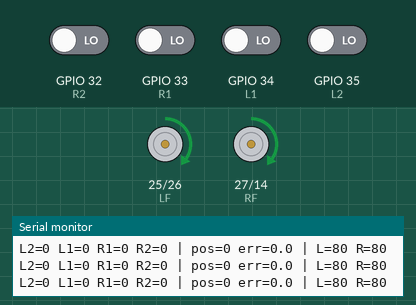
Simulated run of this sketch. Board: ESP32. Parts: motor-driver pin pairs drawn as motors (green arrow = first pin HIGH = forward, orange = second pin HIGH = backward, longer = more drive), the last lines printed to the serial monitor. The inputs (shaded band) are chosen by the test bench; at power-on: GPIO 32 (R2), GPIO 33 (R1), GPIO 34 (L1), GPIO 35 (L2) LOW.

Above: at 1.2 s.
1.3 s: GPIO 32 (R2) driven HIGH
At 2.3 s:
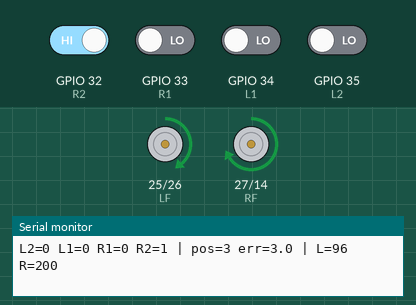
2.8 s: GPIO 34 (L1) driven HIGH
At 3.1 s:
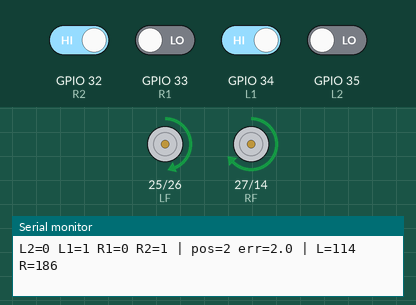
4.3 s: GPIO 35 (L2) driven HIGH
At 5.5 s:
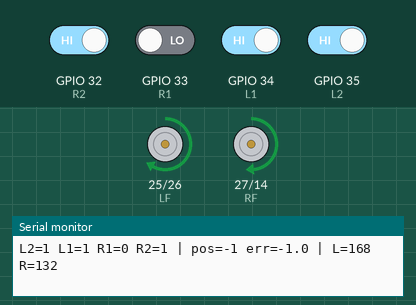
5.8 s: GPIO 32 (R2) driven LOW
At 6.8 s:
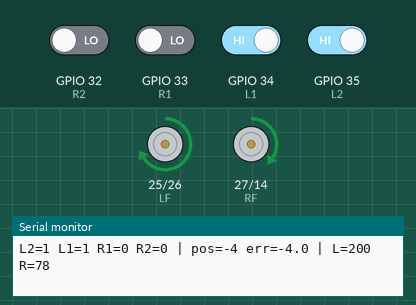
7.3 s: GPIO 33 (R1) driven HIGH
At 8.0 s:
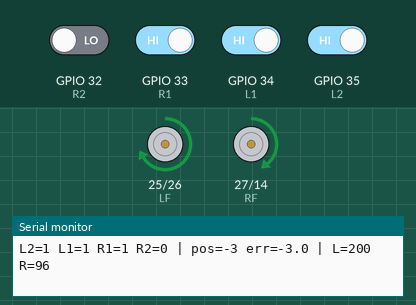
8.8 s: GPIO 34 (L1) driven LOW
At 10.0 s:
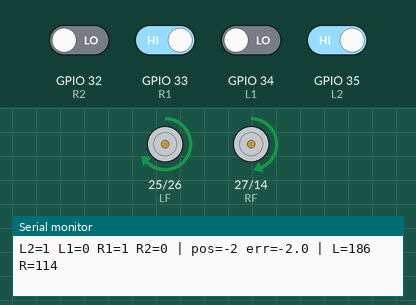
Timing chart, 0 to 11.3 s (numbered marks = the images above; inputs shaded):
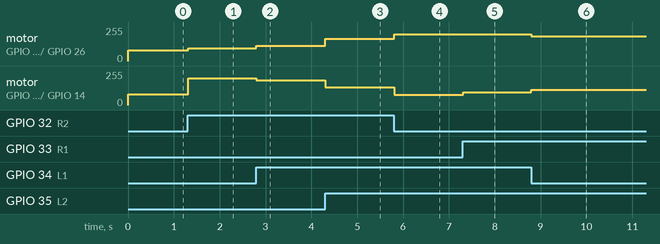

The sketch:

Step-2_follow_line.ino
```cpp
// ===== STEP-2: Center-4 line following (digital sensors) =====
// Motors (two pins per motor: forward/back)
const int LF = 25, LB = 26, RF = 27, RB = 14;

// Sensors (we'll use only center-4 for now)
const int L2 = 35, L1 = 34, R1 = 33, R2 = 32;

// ---- Tuning ----
int   baseSpeed   = 150;     // 0..255
int   maxSpeed    = 200;     // 0..255
float Kp          = 180.0;   // proportional gain
bool  ACTIVE_LOW  = false;    // true if sensor reads 0 on black line

// ---- Helpers ----
inline int clamp255(int v){ return v < 0 ? 0 : (v > 255 ? 255 : v); }

void drive(int leftPWM, int rightPWM) {
  leftPWM  = clamp255(leftPWM);
  rightPWM = clamp255(rightPWM);

  // Left side
  analogWrite(LF, leftPWM);
  analogWrite(LB, 0);

  // Right side
  analogWrite(RF, rightPWM);
  analogWrite(RB, 0);
}

void stopMotors() {
  analogWrite(LF, 0); analogWrite(LB, 0);
  analogWrite(RF, 0); analogWrite(RB, 0);
}

void setup() {
  Serial.begin(115200);

  // Motors
  pinMode(LF, OUTPUT); pinMode(LB, OUTPUT);
  pinMode(RF, OUTPUT); pinMode(RB, OUTPUT);

  // Sensors (digital read)
  pinMode(L2, INPUT); pinMode(L1, INPUT);
  pinMode(R1, INPUT); pinMode(R2, INPUT);

  stopMotors();
  Serial.println("STEP-2: Center-4 line follower ready.");
}

void loop() {
  // Read sensors (normalize so '1' means "on line/active")
  int sL2raw = digitalRead(L2);
  int sL1raw = digitalRead(L1);
  int sR1raw = digitalRead(R1);
  int sR2raw = digitalRead(R2);

  int l2 = ACTIVE_LOW ? !sL2raw : sL2raw;
  int l1 = ACTIVE_LOW ? !sL1raw : sL1raw;
  int r1 = ACTIVE_LOW ? !sR1raw : sR1raw;
  int r2 = ACTIVE_LOW ? !sR2raw : sR2raw;

  // Weighted position: L2=-3, L1=-1, R1=+1, R2=+3 when active
  int pos = (l2 ? -3 : 0) + (l1 ? -1 : 0) + (r1 ? +1 : 0) + (r2 ? +3 : 0);

  // If nothing sees the line: gentle crawl forward (simple failsafe)
  if (!l2 && !l1 && !r1 && !r2) {
    drive(80, 80);
    debugPrint(l2,l1,r1,r2,pos,0,80,80);
    delay(10);
    return;
  }

  // P-control
  float error = (float)pos;              // negative -> line is left, positive -> right
  int correction = (int)(Kp * error / 10.0);

  int left  = clamp255(baseSpeed - correction);
  int right = clamp255(baseSpeed + correction);

  // Soft clamp to avoid sudden stops
  left  = left  > maxSpeed ? maxSpeed : left;
  right = right > maxSpeed ? maxSpeed : right;

  drive(left, right);

  debugPrint(l2,l1,r1,r2,pos,error,left,right);
  delay(10); // ~100 Hz loop
}

void debugPrint(int l2,int l1,int r1,int r2,int pos,float err,int L,int R){
  static uint32_t t0=0;
  if (millis()-t0 > 100) { // print at ~10 Hz
    t0 = millis();
    Serial.printf("L2=%d L1=%d R1=%d R2=%d | pos=%d err=%.1f | L=%d R=%d\n",
                  l2,l1,r1,r2,pos,err,L,R);
  }
}
```

Measured:
- after the input at 1.3 s, motor on GPIO 25 (LF) / GPIO 26 (LB): forward 80/255 → forward 96/255 at once; motor on GPIO 27 (RF) / GPIO 14 (RB): forward 80/255 → forward 200/255 at once
- after the input at 2.8 s, motor on GPIO 25 (LF) / GPIO 26 (LB): forward 96/255 → forward 114/255 at once; motor on GPIO 27 (RF) / GPIO 14 (RB): forward 200/255 → forward 186/255 at once
- after the input at 4.3 s, motor on GPIO 25 (LF) / GPIO 26 (LB): forward 114/255 → forward 168/255 at once; motor on GPIO 27 (RF) / GPIO 14 (RB): forward 186/255 → forward 132/255 at once
- after the input at 5.8 s, motor on GPIO 25 (LF) / GPIO 26 (LB): forward 168/255 → forward 200/255 at once; motor on GPIO 27 (RF) / GPIO 14 (RB): forward 132/255 → forward 78/255 at once
- after the input at 7.3 s, motor on GPIO 27 (RF) / GPIO 14 (RB): forward 78/255 → forward 96/255 at once
- after the input at 8.8 s, motor on GPIO 25 (LF) / GPIO 26 (LB): forward 200/255 → forward 186/255 at once; motor on GPIO 27 (RF) / GPIO 14 (RB): forward 96/255 → forward 114/255 at once
